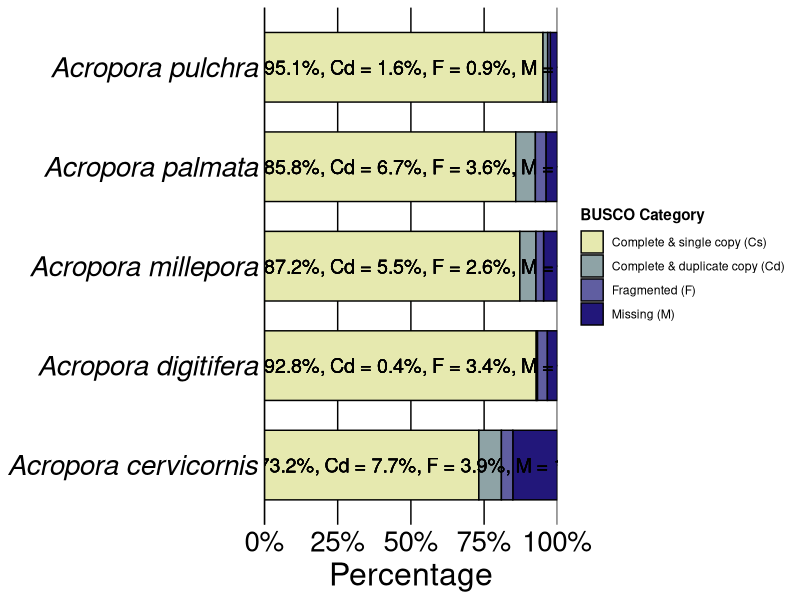
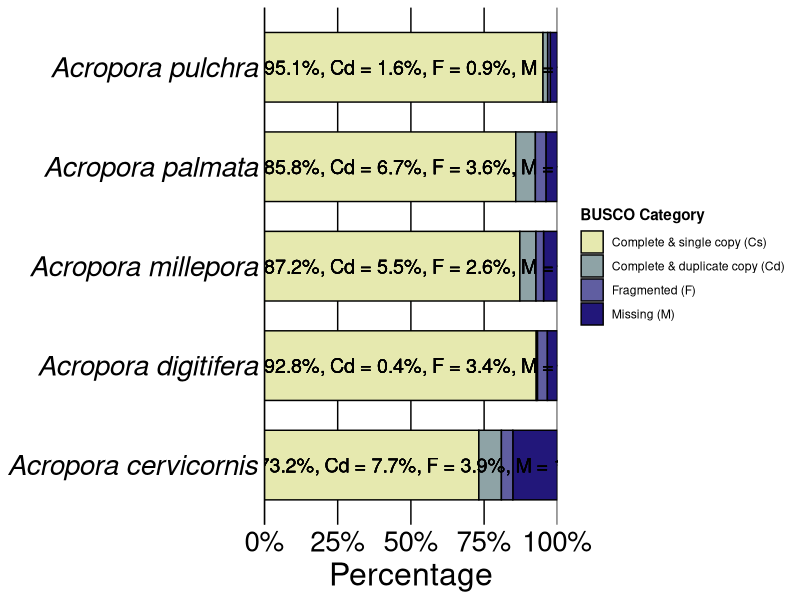
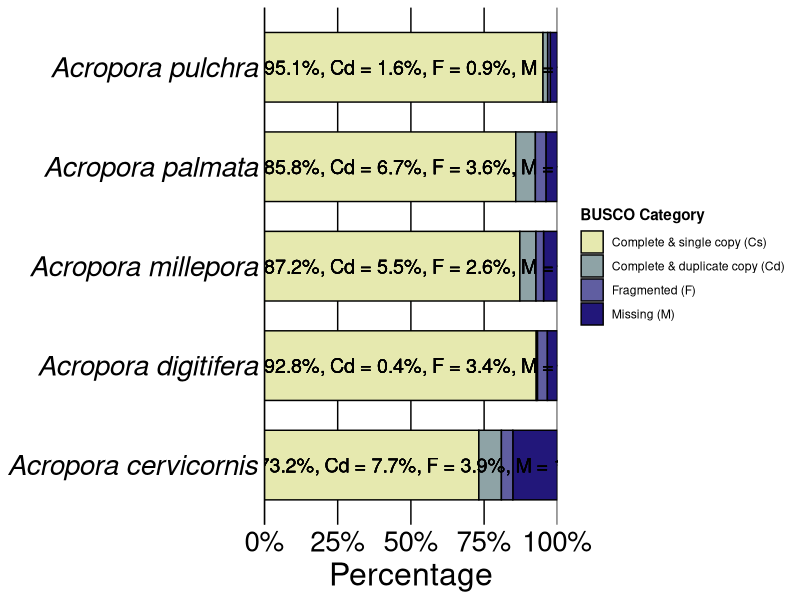

Reproduce these figures in R, in order.
## ---- chunk 1
knitr::opts_chunk$set(echo = TRUE)

library(tidyverse)
library(forcats)
## ---- chunk 2
busco <- read.csv("../Tables/BuscoComparisons.csv")
## ---- chunk 3
busco_long <- pivot_longer(busco, 
                           cols = c("Complete_single_copy_percent", "Complete_duplicate_percent", "Fragmented_percent", "Missing_percent"),
                           names_to = "Category",
                           values_to = "Percentage")
## ---- chunk 4
# Rename and reorder categories
busco_reordered <- busco_long %>%
  mutate(Category = factor(Category,
                           levels = c("Complete_single_copy_percent", 
                                      "Complete_duplicate_percent", 
                                      "Fragmented_percent", 
                                      "Missing_percent"),
                           labels = c("Complete & single copy (Cs)",
                                      "Complete & duplicate copy (Cd)",
                                      "Fragmented (F)",
                                      "Missing (M)"))) %>%
  group_by(Species) %>%
  arrange(desc(Percentage), .by_group = TRUE) %>%
  ungroup() 

# Create a separate dataframe for labels
label_data <- busco_reordered %>%
  group_by(Species) %>%
  summarise(Label = case_when(
    Species == "Acropora pulchra" ~ "Cs = 95.1%, Cd = 1.6%, F = 0.9%, M = 2.4%",
    Species == "Acropora millepora" ~ "Cs = 87.2%, Cd = 5.5%, F = 2.6%, M = 4.7%",
    Species == "Acropora palmata" ~ "Cs = 85.8%, Cd = 6.7%, F = 3.6%, M = 3.9%",
    Species == "Acropora digitifera" ~ "Cs = 92.8%, Cd = 0.4%, F = 3.4%, M = 3.4%",
    Species == "Acropora cervicornis" ~ "Cs = 73.2%, Cd = 7.7%, F = 3.9%, M = 15.2%",
    TRUE ~ ""
  ))
## ---- chunk 5
ggplot(busco_reordered, aes(x = Species, y = Percentage, fill = fct_rev(Category))) +
  geom_bar(stat = "identity", position = "fill", width = 0.7, color = "black") +
  # geom_text(aes(label = ifelse(Species == "Acropora pulchra", "sup", "")),
  #           position = position_fill(vjust = 0.5),
  #           color = "white", size = 4, fontface = "bold") +
  geom_text(data = label_data, aes(x = Species, y = 0.5, label = Label), 
            color = "black", 
            size = 5,
            inherit.aes = F) +
  scale_y_continuous(labels = scales::percent_format(accuracy = 1), expand = c(0, 0)) +
  scale_fill_manual(values = c("#22177A", "#605EA1", "#8EA3A6", "#E6E9AF")) +
  coord_flip() +
  labs(x = NULL,
       y = "Percentage",
       fill = "BUSCO Category") +
  theme_minimal() +
  theme(
    axis.text.y = element_text(face = "italic", color = "black", size = 20),
    axis.title.x = element_text(size = 23),
    axis.text.x = element_text(color = "black", size = 20),
    legend.position = "right",
    legend.title = element_text(face = "bold"),
    #panel.grid.major.y = element_line(color = "black"),
    axis.line.y = element_line(color = "black"),
    panel.grid.major = element_line(color = "black"),
    panel.grid.minor = element_blank()) +
  guides(fill = guide_legend(reverse = TRUE))

# Save 
ggsave("../output/assembly/ntlink/busco_comparisons.pdf", plot = last_plot(), width = 15, height = 10)
ggsave("../output/assembly/ntlink/busco_comparisons.png", plot = last_plot(), width = 15, height = 10)
